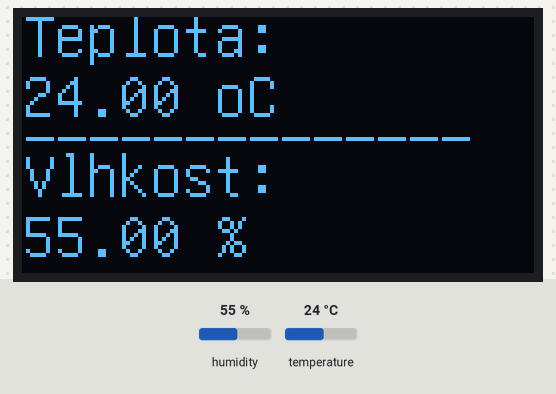
A sketch run on a simulated Arduino Uno, built with avr-gcc and run on an emulated ATmega328P. On the bench: 128×64 one-colour display. Wiring (inferred from the names in the program): DHT22 sensor: data pin 2. The test bench sets the inputs (shaded band); at power-on: humidity 55 %, temperature 24 °C. What the sketch prints to the serial monitor is not drawn.

Above: at 3.2 s.
3.3 s: humidity set to 22 %
At 5.3 s:
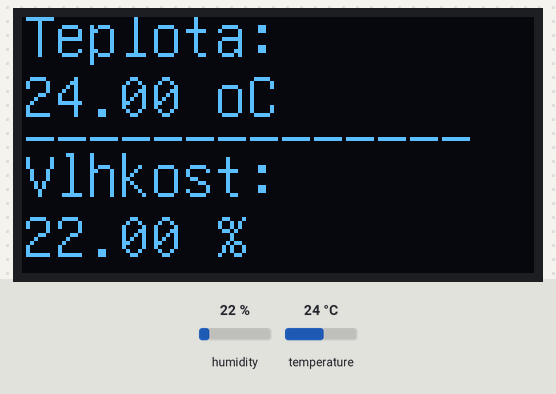
6.5 s: temperature set to 12 °C
At 8.4 s:
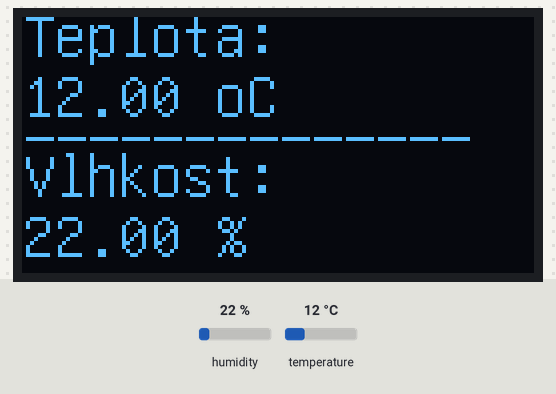
9.4 s: humidity set to 40 %
At 12.7 s:
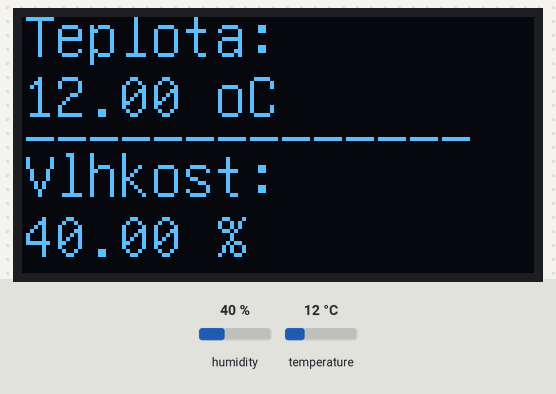
13.0 s: temperature set to 19 °C
At 14.1 s:
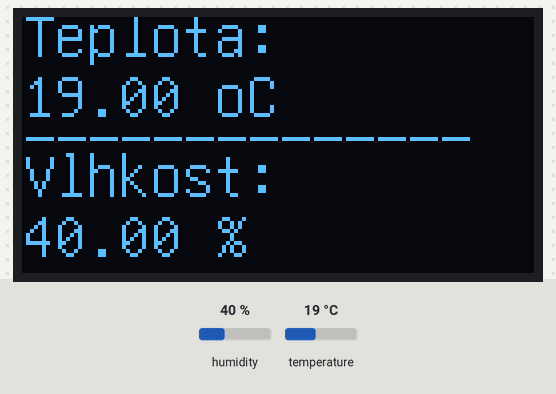
Timing chart, 0 to 16.0 s (numbered marks = the images above; inputs shaded):
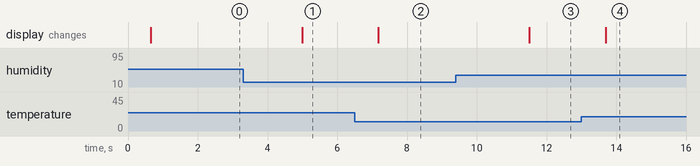

The sketch:

oled.ino
```cpp
#include "DHT.h"
#include "U8glib.h"

#define DHTPIN 2
#define DHTTYPE DHT22

float teplota;
float vlhkost;

DHT Senzor(DHTPIN, DHTTYPE);
U8GLIB_SSD1306_128X64 disp(U8G_I2C_OPT_NONE);

void setup() {
  Serial.begin(9600);
  Senzor.begin();
}

void loop(void) {

  vlhkost = Senzor.readHumidity();
  teplota = Senzor.readTemperature();

  Serial.print("Vlhokost: ");
  Serial.print(vlhkost);
  Serial.print(" %\t");
  Serial.print("Teplota: ");
  Serial.print(teplota);
  Serial.println(" °C ");

  disp.firstPage();
  do {
    vypis();
  } while (disp.nextPage());

  delay(10);
}

void vypis(void) {
  disp.setFont(u8g_font_unifont);
  disp.setPrintPos(0, 10);
  disp.print("Teplota: ");
  disp.setPrintPos(0, 25);
  disp.print(teplota);
  disp.print(" oC");
  disp.setPrintPos(0, 30);
  disp.print("______________");
  disp.setPrintPos(0, 45);
  disp.print("Vlhkost: ");
  disp.setPrintPos(0, 60);
  disp.print(vlhkost);
  disp.print(" %");


}
```

Measured:
- after the input at 3.3 s, the display: changes after 1.7 s (image 1)
- after the input at 6.5 s, the display: changes after 0.68 s (image 2)
- after the input at 9.4 s, the display: changes after 2.1 s (image 3)
- after the input at 13.0 s, the display: changes after 0.70 s (image 4)
